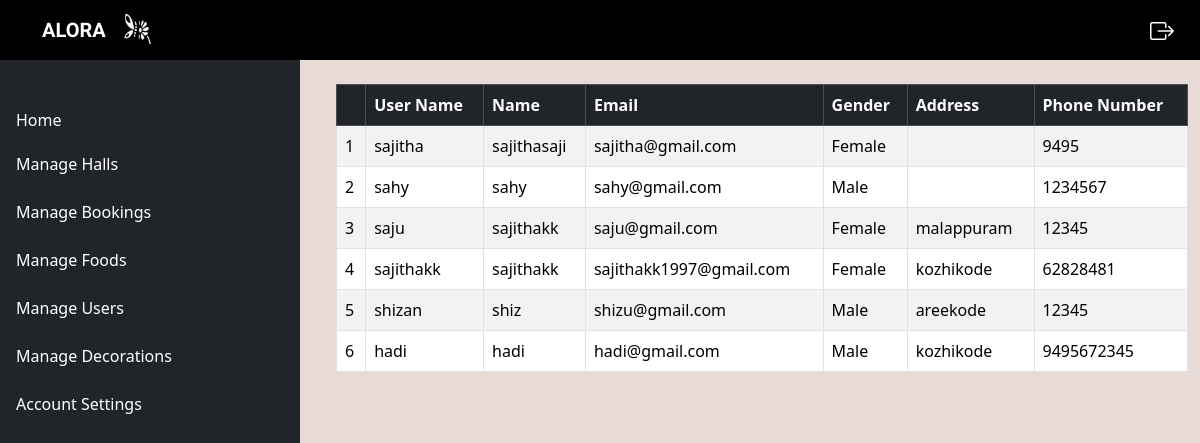
Before: /view_user with the older database file.
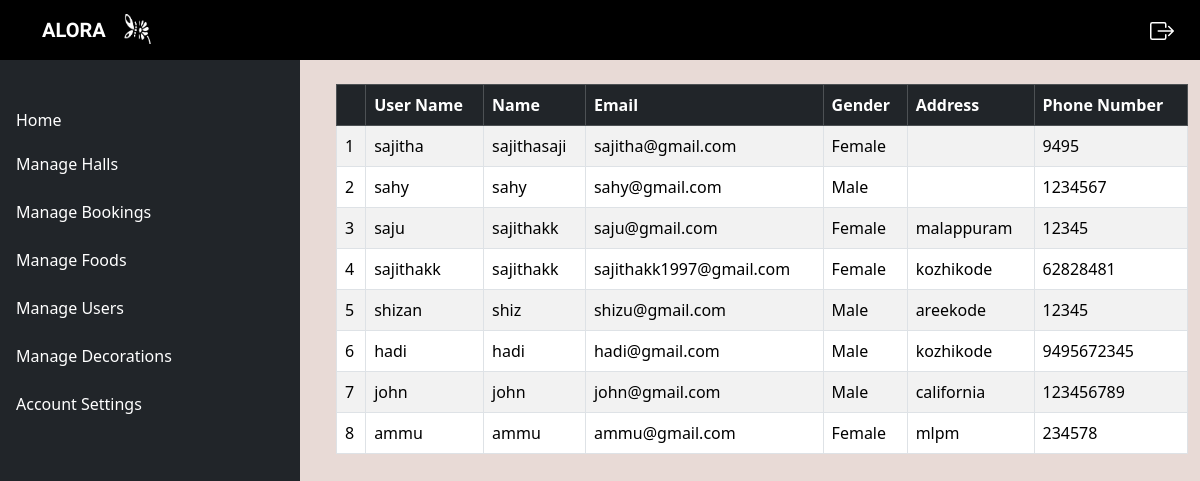
After: the same page with the newer database file.
### event/models.py (models this page shows, shortened)
class User_details(models.Model):
    user_id=models.ForeignKey(User,on_delete=models.CASCADE)
    phone_number=models.IntegerField()
    address=models.TextField()
    gender=models.CharField(max_length=10)

### event/views.py (the view)
# urls.py: path('view_user',views.View_user,name='view_user'),
def View_user(request):
    data=User_details.objects.all()
    return render(request,'view_user.html',{'details':data})

### templates/view_user.html
{% extends 'admin_home.html' %}
{% load static %}
{% block content %}
<div class="content ps-4">
    <div class="container mt-4">
        <div class="table-responsive">
            <table class="table table-striped table-bordered table-hover">
                {% if details %}
                <thead class="table-dark">
                    <tr>
                        <th></th>
                        <th>User Name</th>
                        <th>Name</th>
                        <th>Email</th>
                        <th>Gender</th>
                        <th>Address</th>
                        <th>Phone Number</th>
                    </tr>
                </thead>
                    <tbody>
                    {% for i in details %}
                    <tr>
                        <td>{{forloop.counter }}</td>
                        <td>{{i.user_id.username}}</td>
                        <td>{{i.user_id.first_name}}</td>
                        <td>{{i.user_id.email}}</td>
                        <td>{{i.gender}}</td>
                        <td>{{i.address}}</td>
                        <td>{{i.phone_number}}</td>
                    </tr>
                    {% endfor %}
                </tbody>
                {% endif %}
            </table>
        </div>
    </div>
</div>
{% endblock content %}

Changed rows visible on the page:
added User_details: user_id.username "john", user_id.first_name "john", user_id.email "john@gmail.com", gender "Male", address "california", phone_number "123456789"
added User_details: user_id.username "ammu", user_id.first_name "ammu", user_id.email "ammu@gmail.com", gender "Female", address "mlpm", phone_number "234578"
